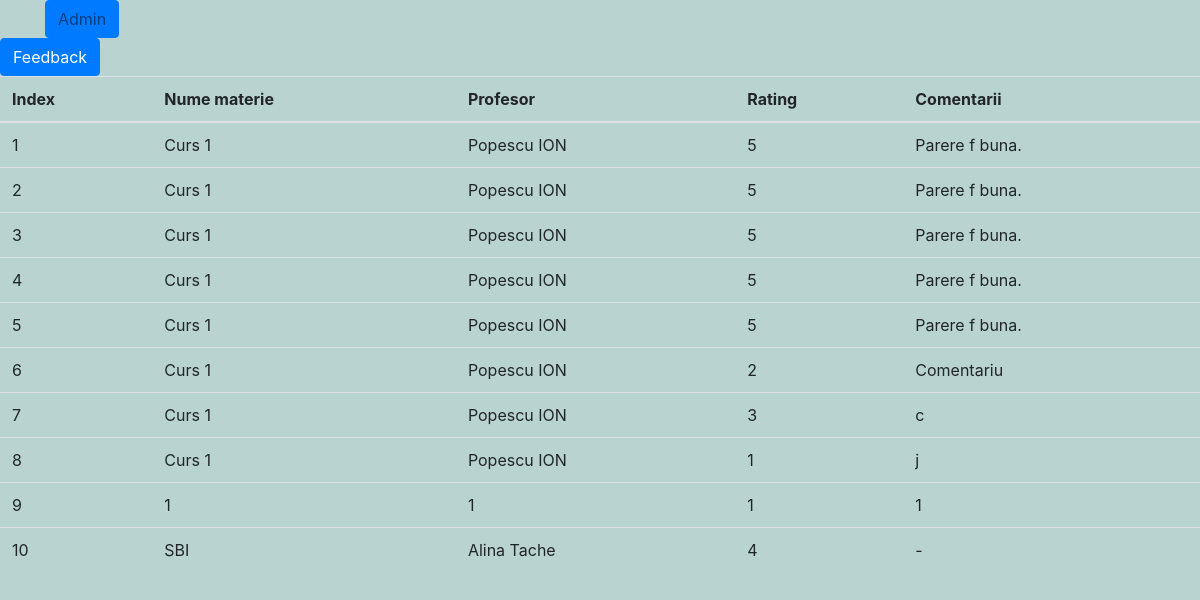
The app's page /feedback/, older data.
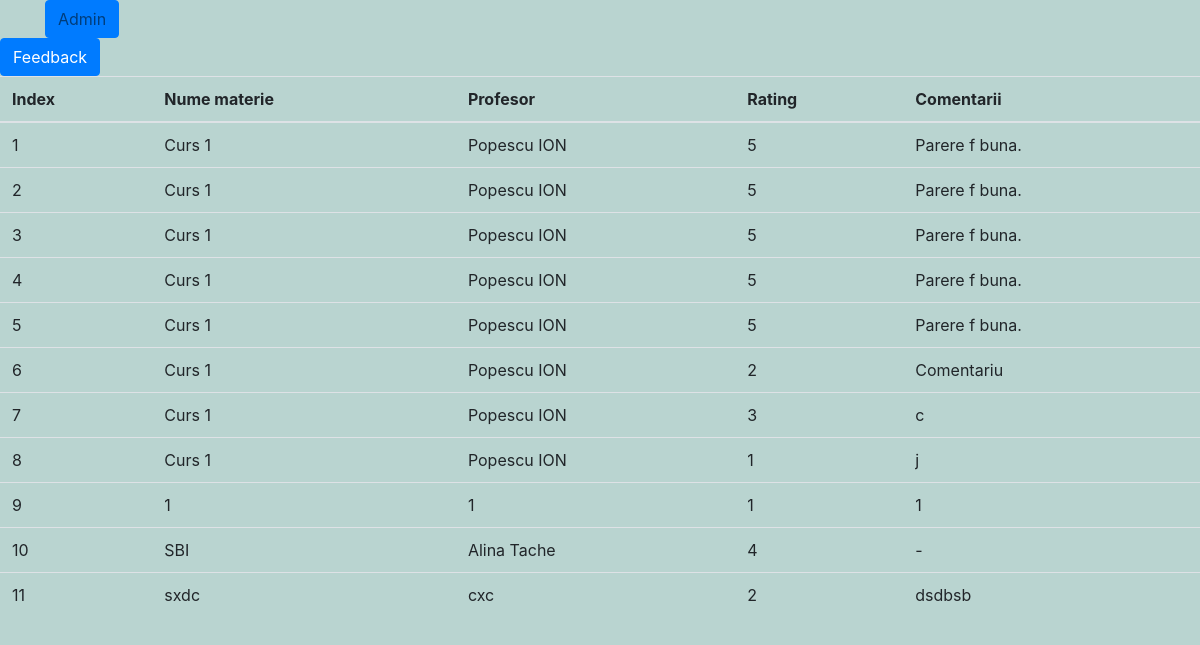
The same page, newer data.
### feedback/models.py (models this page shows, shortened)
class FeedbackCurs(models.Model):
    nume_curs = models.CharField(max_length=100)
    profesor = models.CharField(max_length=100)
    rating = models.IntegerField(choices=[(i, i) for i in range(1, 6)])  # Rating de la 1 la 5
    comentarii = models.TextField(max_length=1000)

### feedback/views.py (the view)
# urls.py: path('', views.FeedbackView.as_view(), name='lista_feedback'),
class FeedbackView(ListView):
    model=FeedbackCurs
    template_name = 'feedback/feedback_form.html'
    context_object_name = 'lista_feedback'

### templates/feedback/feedback_form.html
{% extends 'base.html' %}
{% block content %}
    <a class="btn btn-primary" href="{% url 'feedback:adaugare' %}">Feedback</a>
    <table class="table">
    <thead>
    <tr>
        <th>Index</th>
        <th>Nume materie</th>
        <th>Profesor</th>
        <th>Rating</th>
        <th>Comentarii</th>
    </tr>
    </thead>
    <tbody>
        {% for item in lista_feedback %}
            <tr>
                <td>{{ forloop.counter }}</td>
                <td>{{ item.nume_curs }}</td>
                <td>{{ item.profesor }}</td>
                <td>{{ item.rating }}</td>
                <td>{{ item.comentarii }}</td>
            </tr>
        {% endfor %}
    </tbody>
    </table>
{% endblock %}

Row changes from the older to the newer data that the page shows:
added FeedbackCurs: nume_curs "sxdc", profesor "cxc", rating "2", comentarii "dsdbsb"
